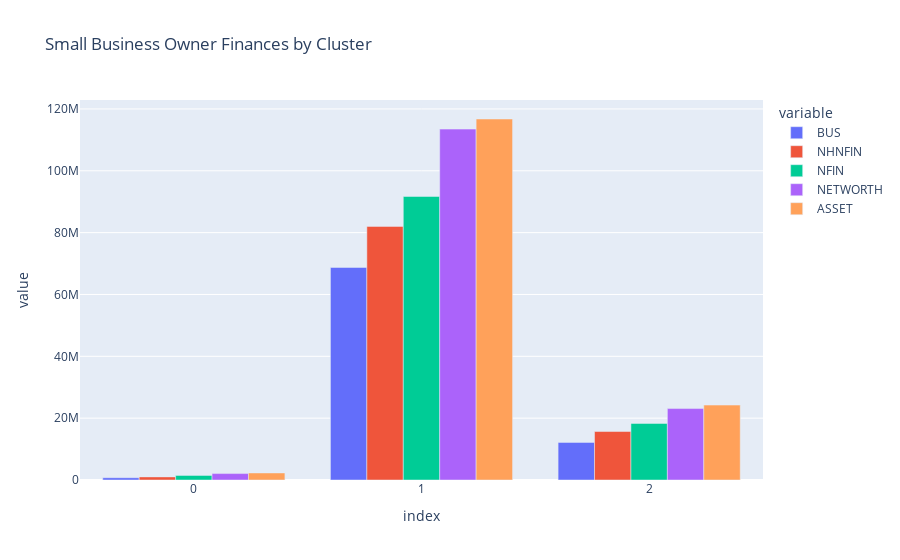

The code cell stored with this chart in its notebook:
### Code cell
# Create side-by-side bar chart of `xgb`
fig = px.bar(
    xgb,
    barmode="group",
    title="Small Business Owner Finances by Cluster"
)


fig.show()

### Figure 1 — Plotly figure (JSON) as saved in the notebook; plotly's stock layout.template omitted (floating-point values rounded to 4 significant figures)
{"data": [{"alignmentgroup": "True", "hovertemplate": "variable=BUS<br>index=%{x}<br>value=%{y}<extra></extra>", "legendgroup": "BUS", "marker": {"color": "#636efa", "pattern": {"shape": ""}}, "name": "BUS", "offsetgroup": "BUS", "orientation": "v", "showlegend": true, "textposition": "auto", "type": "bar", "x": [0, 1, 2], "xaxis": "x", "y": [736700.0, 68740000.0, 12160000.0], "yaxis": "y"}, {"alignmentgroup": "True", "hovertemplate": "variable=NHNFIN<br>index=%{x}<br>value=%{y}<extra></extra>", "legendgroup": "NHNFIN", "marker": {"color": "#EF553B", "pattern": {"shape": ""}}, "name": "NHNFIN", "offsetgroup": "NHNFIN", "orientation": "v", "showlegend": true, "textposition": "auto", "type": "bar", "x": [0, 1, 2], "xaxis": "x", "y": [1002000.0, 82020000.0, 15680000.0], "yaxis": "y"}, {"alignmentgroup": "True", "hovertemplate": "variable=NFIN<br>index=%{x}<br>value=%{y}<extra></extra>", "legendgroup": "NFIN", "marker": {"color": "#00cc96", "pattern": {"shape": ""}}, "name": "NFIN", "offsetgroup": "NFIN", "orientation": "v", "showlegend": true, "textposition": "auto", "type": "bar", "x": [0, 1, 2], "xaxis": "x", "y": [1488000.0, 91700000.0, 18290000.0], "yaxis": "y"}, {"alignmentgroup": "True", "hovertemplate": "variable=NETWORTH<br>index=%{x}<br>value=%{y}<extra></extra>", "legendgroup": "NETWORTH", "marker": {"color": "#ab63fa", "pattern": {"shape": ""}}, "name": "NETWORTH", "offsetgroup": "NETWORTH", "orientation": "v", "showlegend": true, "textposition": "auto", "type": "bar", "x": [0, 1, 2], "xaxis": "x", "y": [2076000.0, 113500000.0, 23100000.0], "yaxis": "y"}, {"alignmentgroup": "True", "hovertemplate": "variable=ASSET<br>index=%{x}<br>value=%{y}<extra></extra>", "legendgroup": "ASSET", "marker": {"color": "#FFA15A", "pattern": {"shape": ""}}, "name": "ASSET", "offsetgroup": "ASSET", "orientation": "v", "showlegend": true, "textposition": "auto", "type": "bar", "x": [0, 1, 2], "xaxis": "x", "y": [2281000.0, 116800000.0, 24230000.0], "yaxis": "y"}], "layout": {"barmode": "group", "legend": {"title": {"text": "variable"}, "tracegroupgap": 0}, "title": {"text": "Small Business Owner Finances by Cluster"}, "xaxis": {"anchor": "y", "domain": [0, 1], "title": {"text": "index"}}, "yaxis": {"anchor": "x", "domain": [0, 1], "title": {"text": "value"}}}}
